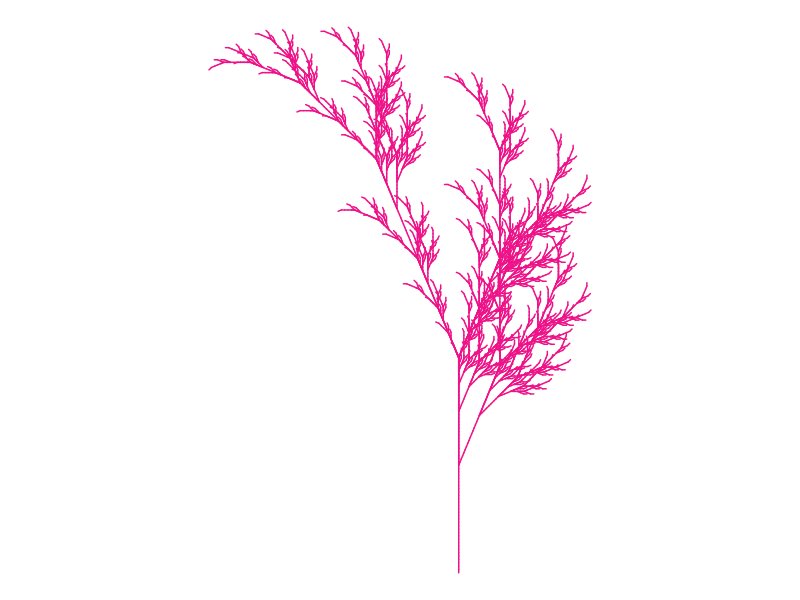

Write the R code that produced this figure.
# Assignment 1- Kaitlyn Zhang
# Credit: https://fronkonstin.com

# Install packages

install.packages("gsubfn")
install.packages("tidyverse")
library(gsubfn)
library(tidyverse)

# Define elements in plant art
# Each image corresponds to a different axiom, rules, angle and depth

# Leaf of Fall

axiom="X"
rules=list("X"="F-[[X]+X]+F[+FX]-X", "F"="FF")
angle=22.5
depth=6


for (i in 1:depth) axiom=gsubfn(".", rules, axiom)

actions=str_extract_all(axiom, "\\d*\\+|\\d*\\-|F|L|R|\\[|\\]|\\|") %>% unlist

status=data.frame(x=numeric(0), y=numeric(0), alfa=numeric(0))
points=data.frame(x1 = 0, y1 = 0, x2 = NA, y2 = NA, alfa=90, depth=1)


# Generating data
# Note: may take a minute or two

for (action in actions)
{
  if (action=="F")
  {
    x=points[1, "x1"]+cos(points[1, "alfa"]*(pi/180))
    y=points[1, "y1"]+sin(points[1, "alfa"]*(pi/180))
    points[1,"x2"]=x
    points[1,"y2"]=y
    data.frame(x1 = x, y1 = y, x2 = NA, y2 = NA,
               alfa=points[1, "alfa"],
               depth=points[1,"depth"]) %>% rbind(points)->points
  }
  if (action %in% c("+", "-")){
    alfa=points[1, "alfa"]
    points[1, "alfa"]=eval(parse(text=paste0("alfa",action, angle)))
  }
  if(action=="["){
    data.frame(x=points[1, "x1"], y=points[1, "y1"], alfa=points[1, "alfa"]) %>%
      rbind(status) -> status
    points[1, "depth"]=points[1, "depth"]+1
  }
  
  if(action=="]"){
    depth=points[1, "depth"]
    points[-1,]->points
    data.frame(x1=status[1, "x"], y1=status[1, "y"], x2=NA, y2=NA,
               alfa=status[1, "alfa"],
               depth=depth-1) %>%
      rbind(points) -> points
    status[-1,]->status
  }
}

ggplot() +
  geom_segment(aes(x = x1, y = y1, xend = x2, yend = y2),
               lineend = "round",
               color="deeppink2", # Set your own Fall color?
               data=na.omit(points)) +
  coord_fixed(ratio = 1) +
  theme_void() # No grid nor axes
